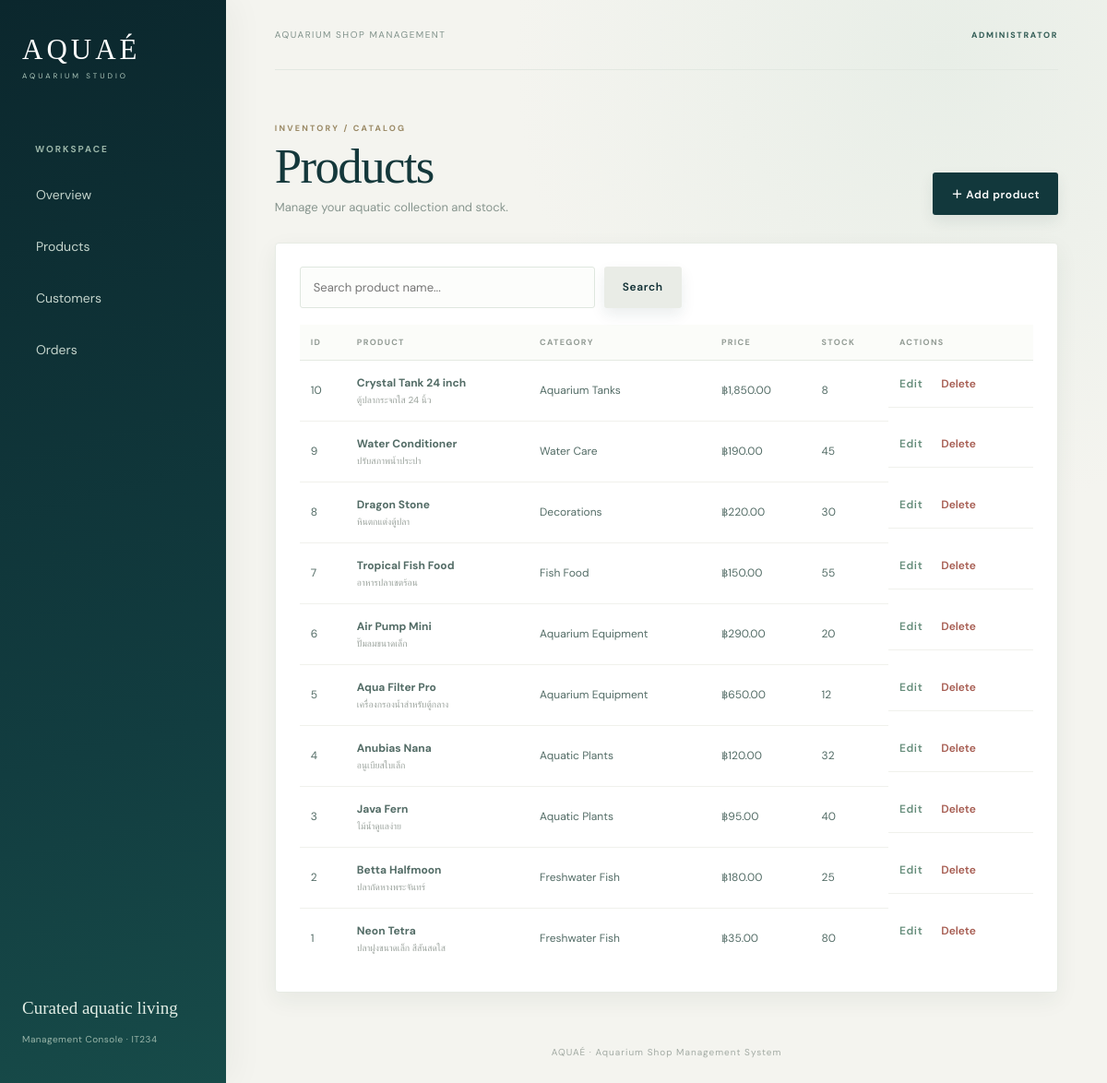
Page /products on the committed database.
### tables this page shows
CREATE TABLE products(product_id INTEGER PRIMARY KEY AUTOINCREMENT, category_id INTEGER NOT NULL, product_name TEXT NOT NULL, price REAL NOT NULL CHECK(price>=0), stock INTEGER NOT NULL DEFAULT 0 CHECK(stock>=0), description TEXT, FOREIGN KEY(category_id) REFERENCES categories(category_id));

CREATE TABLE categories(category_id INTEGER PRIMARY KEY AUTOINCREMENT, category_name TEXT NOT NULL UNIQUE, description TEXT);

### app.py (the view)
@app.route("/products")
def products():
    q = request.args.get("q", "").strip()
    conn = get_db()
    rows = conn.execute("""
        SELECT p.*, c.category_name
        FROM products p JOIN categories c ON p.category_id=c.category_id
        WHERE p.product_name LIKE ? ORDER BY p.product_id DESC
    """, (f"%{q}%",)).fetchall()
    conn.close()
    return render_template("products.html", products=rows, q=q)

### app.py (called while the page is built)
def get_db():
    conn = sqlite3.connect(DB_PATH)
    conn.row_factory = sqlite3.Row
    conn.execute("PRAGMA foreign_keys = ON")
    return conn

### templates/products.html
{% extends "base.html" %}{% block title %}Products · AQUAÉ{% endblock %}{% block content %}
<section class="page-head"><div><p class="eyebrow">INVENTORY / CATALOG</p><h1>Products</h1><p class="muted">Manage your aquatic collection and stock.</p></div><a class="btn" href="{{ url_for('add_product') }}">＋ Add product</a></section>
<section class="panel"><form class="search" method="get"><input name="q" value="{{ q }}" placeholder="Search product name..."><button class="btn secondary">Search</button></form>
<div class="table-wrap"><table><thead><tr><th>ID</th><th>PRODUCT</th><th>CATEGORY</th><th>PRICE</th><th>STOCK</th><th>ACTIONS</th></tr></thead><tbody>
{% for p in products %}<tr><td>{{ p.product_id }}</td><td><strong>{{ p.product_name }}</strong><small class="sub">{{ p.description or '' }}</small></td><td>{{ p.category_name }}</td><td>฿{{ "{:,.2f}".format(p.price) }}</td><td>{{ p.stock }}</td><td class="actions"><a class="text-link" href="{{ url_for('edit_product', product_id=p.product_id) }}">Edit</a><form method="post" action="{{ url_for('delete_product', product_id=p.product_id) }}" onsubmit="return confirm('Delete this product?')"><button class="delete">Delete</button></form></td></tr>{% else %}<tr><td colspan="6">No products found.</td></tr>{% endfor %}</tbody></table></div></section>{% endblock %}

### static/css/style.css (style rules this page uses)
:root { --green:#183d32;--green2:#254d40;--cream:#f6f5ef;--gold:#b49a63;--ink:#202a25;--muted:#87918a;--line:#e8e9e2 }
* { box-sizing:border-box }
body { margin:0;background:var(--cream);color:var(--ink);font-family:'DM Sans',sans-serif;font-size:14px }
.nav-label,.eyebrow { font-size:10px;letter-spacing:2px;color:var(--gold);font-weight:700 }
.page-head { display:flex;align-items:center;justify-content:space-between;padding:42px 0 30px }
.page-head h1 { font:42px 'Playfair Display',serif;margin:8px 0 }
.muted { color:var(--muted);margin:0 }
.btn { display:inline-block;border:0;border-radius:5px;background:var(--green);color:#fff;padding:12px 18px;text-decoration:none;font:600 12px 'DM Sans';cursor:pointer }
.btn.secondary { background:#e9ece6;color:var(--green) }
.stats article,.panel { background:#fff;border:1px solid var(--line);border-radius:9px }
.panel { padding:25px;margin-bottom:30px }
.text-link { color:var(--green);text-decoration:none;font-weight:600;font-size:12px }
.table-wrap { overflow-x:auto }
table { width:100%;border-collapse:collapse;text-align:left;white-space:nowrap }
th { font-size:9px;letter-spacing:1.3px;color:#929b94;font-weight:700;padding:13px 12px;border-bottom:1px solid var(--line) }
td { padding:16px 12px;border-bottom:1px solid #f0f1ec;font-size:12px }
tbody tr:last-child td { border-bottom:0 }
.search { display:flex;gap:10px;margin-bottom:18px }
.search input { max-width:320px }
input,select,textarea { width:100%;padding:12px;border:1px solid #dfe3dc;border-radius:5px;background:#fff;font:13px 'DM Sans';color:var(--ink) }
.actions { display:flex;gap:14px;align-items:center }
.actions form { margin:0 }
.delete { border:0;background:none;color:#a65c51;font:600 12px 'DM Sans';cursor:pointer }
.sub { display:block;color:#9aa29c;font-size:10px;margin-top:4px;max-width:260px;overflow:hidden;text-overflow:ellipsis }
:root { --green:#102f34;--green2:#1d5052;--cream:#f4f4ef;--gold:#c3a878;--ink:#17383b;--muted:#84938d;--line:#e4e9e2 }
body { background:radial-gradient(ellipse at 85% 5%,#e8eee7 0,transparent 32%),var(--cream);color:var(--ink) }
.page-head { padding:48px 0 30px;align-items:flex-end }
.page-head h1 { font-size:clamp(42px,4.4vw,62px);line-height:1.02;letter-spacing:-1.6px;color:#14383b }
.eyebrow { color:#9a8965;font-size:9px;letter-spacing:2.2px }
.muted { font-size:13px;color:#87958e }
.btn { background:#12383c;border-radius:3px;padding:14px 20px;letter-spacing:.6px;box-shadow:0 7px 16px #12383c16 }
.stats article,.panel { border:1px solid #e7ebe4;border-radius:4px;box-shadow:0 8px 24px #183c3510 }
.panel { padding:25px 26px }
.text-link { color:#668d7b;letter-spacing:.6px }
.table-wrap table th { background:#fbfcf9 }
.table-wrap table td { color:#536c66 }
.product-form input,.product-form select,.product-form textarea,.search input { border-radius:3px;background:#fcfdfb;border-color:#dfe7df;padding:13px 14px }

### rows in the picture
products: product_id "10", product_name "Crystal Tank 24 inch", description "ตู้ปลากระจกใส 24 นิ้ว", category_name "Aquarium Tanks", price "1,850.00", stock "8"
products: product_id "9", product_name "Water Conditioner", description "ปรับสภาพน้ำประปา", category_name "Water Care", price "190.00", stock "45"
products: product_id "8", product_name "Dragon Stone", description "หินตกแต่งตู้ปลา", category_name "Decorations", price "220.00", stock "30"
products: product_id "7", product_name "Tropical Fish Food", description "อาหารปลาเขตร้อน", category_name "Fish Food", price "150.00", stock "55"
products: product_id "6", product_name "Air Pump Mini", description "ปั๊มลมขนาดเล็ก", category_name "Aquarium Equipment", price "290.00", stock "20"
products: product_id "5", product_name "Aqua Filter Pro", description "เครื่องกรองน้ำสำหรับตู้กลาง", category_name "Aquarium Equipment", price "650.00", stock "12"
products: product_id "4", product_name "Anubias Nana", description "อนูเบียสใบเล็ก", category_name "Aquatic Plants", price "120.00", stock "32"
products: product_id "3", product_name "Java Fern", description "ไม้น้ำดูแลง่าย", category_name "Aquatic Plants", price "95.00", stock "40"
products: product_id "2", product_name "Betta Halfmoon", description "ปลากัดหางพระจันทร์", category_name "Freshwater Fish", price "180.00", stock "25"
products: product_id "1", product_name "Neon Tetra", description "ปลาฝูงขนาดเล็ก สีสันสดใส", category_name "Freshwater Fish", price "35.00", stock "80"
